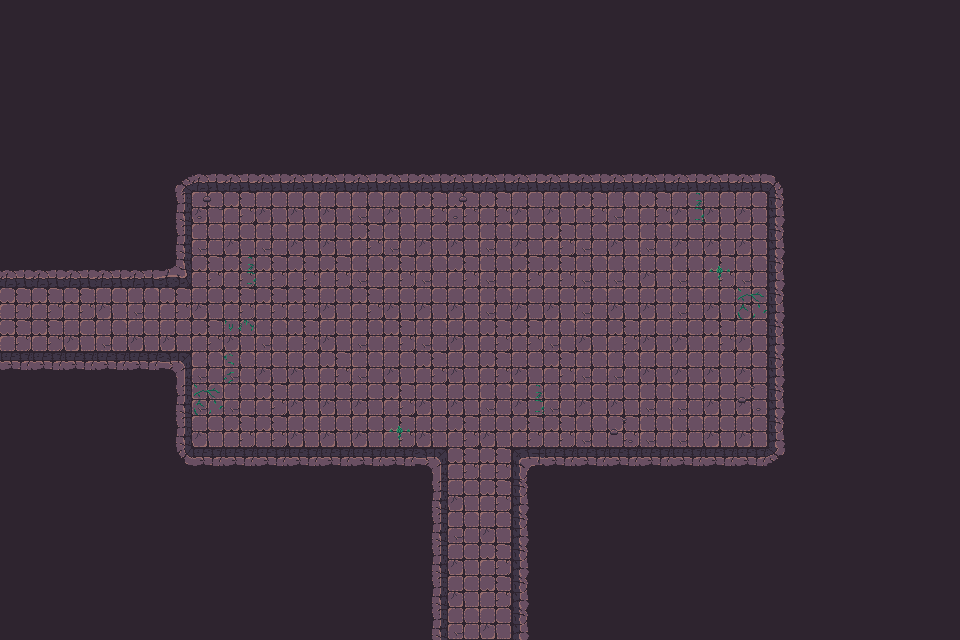

Tiled map render using the project's own tile images. Description and the whole map definition, tile-layer contents included, below:
An orthogonal 30x20 tile map with 32x32 px tiles, 3 tile layers (Walls, Decor, Items), 2 tilesets and 58 objects.

<map version="1.10" tiledversion="1.11.2" orientation="orthogonal" renderorder="right-down" width="30" height="20" tilewidth="32" tileheight="32" infinite="0" nextlayerid="3" nextobjectid="1">
    <tileset firstgid="1" name="Town Tileset" tilewidth="32" tileheight="32" tilecount="64" columns="8">
        <image source="../../../tiles/World H Tileset.png" trans="ff00ff" width="256" height="256" />
        <tile id="4">
            <objectgroup draworder="index" id="2">
                <object id="1" x="0" y="0" width="32" height="32" />
            </objectgroup>
        </tile>
        <tile id="5">
            <objectgroup draworder="index" id="2">
                <object id="1" x="0" y="0" width="32" height="32" />
            </objectgroup>
        </tile>
        <tile id="6">
            <objectgroup draworder="index" id="2">
                <object id="1" x="0" y="0" width="32" height="32" />
            </objectgroup>
        </tile>
        <tile id="7">
            <objectgroup draworder="index" id="2">
                <object id="1" x="0" y="0" width="32" height="32" />
            </objectgroup>
        </tile>
        <tile id="8">
            <objectgroup draworder="index" id="2">
                <object id="1" x="0" y="0" width="32" height="32" />
            </objectgroup>
        </tile>
        <tile id="10">
            <objectgroup draworder="index" id="2">
                <object id="1" x="0" y="32" width="32" height="0" />
            </objectgroup>
        </tile>
        <tile id="11">
            <objectgroup draworder="index" id="2">
                <object id="1" x="0" y="32" width="32" height="0" />
                <object id="2" x="32" y="0" width="0" height="32" />
            </objectgroup>
        </tile>
        <tile id="12">
            <objectgroup draworder="index" id="2">
                <object id="1" x="32" y="0" width="0" height="32" />
            </objectgroup>
        </tile>
        <tile id="13">
            <objectgroup draworder="index" id="2">
                <object id="1" x="0" y="32" width="32" height="0" />
                <object id="2" x="0" y="32" width="32" height="0" />
                <object id="3" x="0" y="0" width="0" height="32" />
            </objectgroup>
        </tile>
        <tile id="14">
            <objectgroup draworder="index" id="2">
                <object id="1" x="0" y="0" width="0" height="32" />
            </objectgroup>
        </tile>
        <tile id="16">
            <objectgroup draworder="index" id="2">
                <object id="1" x="0" y="0" width="32" height="32" />
            </objectgroup>
        </tile>
        <tile id="24">
            <objectgroup draworder="index" id="2">
                <object id="1" x="0" y="0" width="32" height="32" />
            </objectgroup>
        </tile>
    </tileset>
    <tileset firstgid="65" name="Dungeon Crawler Tileset" tilewidth="32" tileheight="32" tilecount="100" columns="10">
        <image source="../../../tiles/Dungeon_Tile.png" trans="" width="320" height="320" />
        <tile id="2">
            <objectgroup draworder="index" id="2">
                <object id="1" x="0" y="0" width="32" height="32" />
            </objectgroup>
        </tile>
        <tile id="3">
            <objectgroup draworder="index" id="2">
                <object id="1" x="0" y="0" width="32" height="32" />
            </objectgroup>
        </tile>
        <tile id="4">
            <objectgroup draworder="index" id="2">
                <object id="1" x="0" y="0" width="32" height="32" />
            </objectgroup>
        </tile>
        <tile id="5">
            <objectgroup draworder="index" id="2">
                <object id="1" x="0" y="0" width="32" height="32" />
            </objectgroup>
        </tile>
        <tile id="6">
            <objectgroup draworder="index" id="2">
                <object id="1" x="0" y="0" width="32" height="32" />
            </objectgroup>
        </tile>
        <tile id="8">
            <objectgroup draworder="index" id="2">
                <object id="1" x="0" y="0" width="32" height="32" />
            </objectgroup>
        </tile>
        <tile id="12">
            <objectgroup draworder="index" id="2">
                <object id="1" x="0" y="0" width="32" height="32" />
            </objectgroup>
        </tile>
        <tile id="13">
            <objectgroup draworder="index" id="2">
                <object id="1" x="0" y="0" width="32" height="32" />
            </objectgroup>
        </tile>
        <tile id="14">
            <objectgroup draworder="index" id="2">
                <object id="1" x="0" y="0" width="32" height="32" />
            </objectgroup>
        </tile>
        <tile id="15">
            <objectgroup draworder="index" id="2">
                <object id="1" x="0" y="0" width="32" height="32" />
            </objectgroup>
        </tile>
        <tile id="16">
            <objectgroup draworder="index" id="2">
                <object id="1" x="0" y="0" width="32" height="32" />
            </objectgroup>
        </tile>
        <tile id="18">
            <objectgroup draworder="index" id="2">
                <object id="1" x="0" y="0" width="32" height="32" />
            </objectgroup>
        </tile>
        <tile id="22">
            <objectgroup draworder="index" id="2">
                <object id="1" x="0" y="0" width="32" height="32" />
            </objectgroup>
        </tile>
        <tile id="23">
            <objectgroup draworder="index" id="2">
                <object id="1" x="0" y="0" width="32" height="32" />
            </objectgroup>
        </tile>
        <tile id="24">
            <objectgroup draworder="index" id="2">
                <object id="1" x="0" y="0" width="32" height="32" />
            </objectgroup>
        </tile>
        <tile id="25">
            <objectgroup draworder="index" id="2">
                <object id="1" x="0" y="0" width="32" height="32" />
            </objectgroup>
        </tile>
        <tile id="26">
            <objectgroup draworder="index" id="2">
                <object id="1" x="0" y="0" width="32" height="32" />
            </objectgroup>
        </tile>
        <tile id="28">
            <objectgroup draworder="index" id="2">
                <object id="1" x="0" y="0" width="32" height="32" />
            </objectgroup>
        </tile>
        <tile id="32">
            <objectgroup draworder="index" id="2">
                <object id="1" x="0" y="0" width="32" height="32" />
            </objectgroup>
        </tile>
        <tile id="33">
            <objectgroup draworder="index" id="2">
                <object id="1" x="0" y="0" width="32" height="32" />
            </objectgroup>
        </tile>
        <tile id="34">
            <objectgroup draworder="index" id="2">
                <object id="1" x="0" y="0" width="32" height="32" />
            </objectgroup>
        </tile>
        <tile id="35">
            <objectgroup draworder="index" id="2">
                <object id="1" x="0" y="0" width="32" height="32" />
            </objectgroup>
        </tile>
        <tile id="36">
            <objectgroup draworder="index" id="2">
                <object id="1" x="0" y="0" width="32" height="32" />
            </objectgroup>
        </tile>
        <tile id="38">
            <objectgroup draworder="index" id="2">
                <object id="1" x="0" y="0" width="32" height="32" />
            </objectgroup>
        </tile>
        <tile id="42">
            <objectgroup draworder="index" id="2">
                <object id="1" x="0" y="0" width="32" height="32" />
            </objectgroup>
        </tile>
        <tile id="43">
            <objectgroup draworder="index" id="2">
                <object id="1" x="0" y="0" width="32" height="32" />
            </objectgroup>
        </tile>
        <tile id="44">
            <objectgroup draworder="index" id="2">
                <object id="1" x="0" y="0" width="32" height="32" />
            </objectgroup>
        </tile>
        <tile id="45">
            <objectgroup draworder="index" id="2">
                <object id="1" x="0" y="0" width="32" height="32" />
            </objectgroup>
        </tile>
        <tile id="46">
            <objectgroup draworder="index" id="2">
                <object id="1" x="0" y="0" width="32" height="32" />
            </objectgroup>
        </tile>
        <tile id="48">
            <objectgroup draworder="index" id="2">
                <object id="1" x="0" y="0" width="32" height="32" />
            </objectgroup>
        </tile>
        <tile id="52">
            <objectgroup draworder="index" id="2">
                <object id="1" x="0" y="0" width="32" height="32" />
            </objectgroup>
        </tile>
        <tile id="53">
            <objectgroup draworder="index" id="2">
                <object id="1" x="0" y="0" width="32" height="32" />
            </objectgroup>
        </tile>
        <tile id="54">
            <objectgroup draworder="index" id="2">
                <object id="1" x="0" y="0" width="32" height="32" />
            </objectgroup>
        </tile>
        <tile id="55">
            <objectgroup draworder="index" id="2">
                <object id="1" x="0" y="0" width="32" height="32" />
            </objectgroup>
        </tile>
        <tile id="56">
            <objectgroup draworder="index" id="2">
                <object id="1" x="0" y="0" width="32" height="32" />
            </objectgroup>
        </tile>
        <tile id="58">
            <objectgroup draworder="index" id="2">
                <object id="1" x="0" y="0" width="32" height="32" />
            </objectgroup>
        </tile>
        <tile id="62">
            <objectgroup draworder="index" id="2">
                <object id="1" x="0" y="0" width="32" height="32" />
            </objectgroup>
        </tile>
        <tile id="63">
            <objectgroup draworder="index" id="2">
                <object id="1" x="0" y="0" width="32" height="32" />
            </objectgroup>
        </tile>
        <tile id="64">
            <objectgroup draworder="index" id="2">
                <object id="1" x="0" y="0" width="32" height="32" />
            </objectgroup>
        </tile>
        <tile id="65">
            <objectgroup draworder="index" id="2">
                <object id="1" x="0" y="0" width="32" height="32" />
            </objectgroup>
        </tile>
        <tile id="66">
            <objectgroup draworder="index" id="2">
                <object id="1" x="0" y="0" width="32" height="32" />
            </objectgroup>
        </tile>
        <tile id="68">
            <objectgroup draworder="index" id="2">
                <object id="1" x="0" y="0" width="32" height="32" />
            </objectgroup>
        </tile>
        <tile id="80">
            <objectgroup draworder="index" id="2">
                <object id="1" x="0" y="0" width="32" height="32" />
            </objectgroup>
        </tile>
    </tileset>
    <layer id="1" name="Walls" width="30" height="20">
        <data encoding="csv">
122,122,122,122,122,122,122,122,122,122,122,122,122,122,122,122,122,122,122,122,122,122,122,122,122,122,122,122,122,122,
122,122,122,122,122,122,122,122,122,122,122,122,122,122,122,122,122,122,122,122,122,122,122,122,122,122,122,122,122,122,
122,122,122,122,122,122,122,122,122,122,122,122,122,122,122,122,122,122,122,122,122,122,122,122,122,122,122,122,122,122,
122,122,122,122,122,122,122,122,122,122,122,122,122,122,122,122,122,122,122,122,122,122,122,122,122,122,122,122,122,122,
122,122,122,122,122,122,122,122,122,122,122,122,122,122,122,122,122,122,122,122,122,122,122,122,122,122,122,122,122,122,
122,122,122,122,122,67,68,68,68,68,68,68,68,68,68,68,68,68,68,68,68,68,68,68,69,122,122,122,122,122,
122,122,122,122,122,77,75,65,75,75,75,66,75,65,65,65,75,75,65,66,65,75,75,75,79,122,122,122,122,122,
122,122,122,122,122,77,66,75,66,75,75,65,66,75,75,66,75,65,66,75,66,75,75,75,79,122,122,122,122,122,
68,68,68,68,68,103,65,65,65,65,65,66,65,66,65,66,65,65,66,66,75,66,65,66,79,122,122,122,122,122,
65,65,65,75,66,65,75,65,65,65,75,65,75,75,75,66,75,75,66,75,75,66,75,75,79,122,122,122,122,122,
65,65,75,66,75,75,65,75,66,65,75,66,65,66,75,65,65,66,75,65,75,75,65,75,79,122,122,122,122,122,
88,88,88,88,88,73,66,66,75,75,65,66,75,65,75,65,75,65,66,66,75,75,75,75,79,122,122,122,122,122,
122,122,122,122,122,77,66,66,65,75,75,75,65,75,75,66,75,66,75,75,66,66,75,75,79,122,122,122,122,122,
122,122,122,122,122,77,75,65,65,75,75,75,65,75,65,75,65,65,66,65,66,66,75,75,79,122,122,122,122,122,
122,122,122,122,122,87,88,88,88,88,88,88,88,73,65,65,70,88,88,88,88,88,88,88,89,122,122,122,122,122,
122,122,122,122,122,122,122,122,122,122,122,122,122,77,75,65,79,122,122,122,122,122,122,122,122,122,122,122,122,122,
122,122,122,122,122,122,122,122,122,122,122,122,122,77,66,75,79,122,122,122,122,122,122,122,122,122,122,122,122,122,
122,122,122,122,122,122,122,122,122,122,122,122,122,77,75,65,79,122,122,122,122,122,122,122,122,122,122,122,122,122,
122,122,122,122,122,122,122,122,122,122,122,122,122,77,75,65,79,122,122,122,122,122,122,122,122,122,122,122,122,122,
122,122,122,122,122,122,122,122,122,122,122,122,122,77,66,75,79,122,122,122,122,122,122,122,122,122,122,122,122,122
        </data>
    </layer>
    <layer id="1" name="Decor" width="30" height="20">
        <data encoding="csv">
133,133,133,133,133,133,133,133,133,133,133,133,133,133,133,133,133,133,133,133,133,133,133,133,133,133,133,133,133,133,
133,133,133,133,133,133,133,133,133,133,133,133,133,133,133,133,133,133,133,133,133,133,133,133,133,133,133,133,133,133,
133,133,133,133,133,133,133,133,133,133,133,133,133,133,133,133,133,133,133,133,133,133,133,133,133,133,133,133,133,133,
133,133,133,133,133,133,133,133,133,133,133,133,133,133,133,133,133,133,133,133,133,133,133,133,133,133,133,133,133,133,
133,133,133,133,133,133,133,133,133,133,133,133,133,133,133,133,133,133,133,133,133,133,133,133,133,133,133,133,133,133,
133,133,133,133,133,133,133,133,133,133,133,133,133,133,133,133,133,133,133,133,133,133,133,133,133,133,133,133,133,133,
133,133,133,133,133,133,115,133,133,133,133,133,133,133,115,133,133,133,133,133,133,140,133,133,133,133,133,133,133,133,
133,133,133,133,133,133,133,133,133,133,133,133,133,133,133,133,133,133,133,133,133,133,133,133,133,133,133,133,133,133,
133,133,133,133,133,133,133,140,133,133,133,133,133,133,133,133,133,133,133,133,133,133,135,133,133,133,133,133,133,133,
133,133,133,133,133,133,133,133,133,133,133,133,133,133,133,133,133,133,133,136,133,133,133,126,133,133,133,133,133,133,
133,133,133,133,133,133,133,138,133,133,133,133,133,133,133,133,133,133,133,133,133,133,133,133,133,133,133,133,133,133,
133,133,133,133,133,133,133,139,133,133,133,133,133,133,133,133,133,133,133,133,133,133,133,133,133,133,133,133,133,133,
133,133,133,133,133,133,126,133,133,133,133,133,133,133,133,133,140,133,133,133,133,133,133,116,133,133,133,133,133,133,
133,133,133,133,133,133,133,133,133,133,133,133,135,133,133,133,133,133,133,116,133,133,133,133,133,133,133,133,133,133,
133,133,133,133,133,133,133,133,133,133,133,133,133,133,133,133,133,133,133,133,133,133,133,133,133,133,133,133,133,133,
133,133,133,133,133,133,133,133,133,133,133,133,133,133,133,133,133,133,133,133,133,133,133,133,133,133,133,133,133,133,
133,133,133,133,133,133,133,133,133,133,133,133,133,133,133,133,133,133,133,133,133,133,133,133,133,133,133,133,133,133,
133,133,133,133,133,133,133,133,133,133,133,133,133,133,133,133,133,133,133,133,133,133,133,133,133,133,133,133,133,133,
133,133,133,133,133,133,133,133,133,133,133,133,133,133,133,133,133,133,133,133,133,133,133,133,133,133,133,133,133,133,
133,133,133,133,133,133,133,133,133,133,133,133,133,133,133,133,133,133,133,133,133,133,133,133,133,133,133,133,133,133
        </data>
    </layer>
    <layer id="1" name="Items" width="30" height="20">
        <data encoding="csv">
133,133,133,133,133,133,133,133,133,133,133,133,133,133,133,133,133,133,133,133,133,133,133,133,133,133,133,133,133,133,
133,133,133,133,133,133,133,133,133,133,133,133,133,133,133,133,133,133,133,133,133,133,133,133,133,133,133,133,133,133,
133,133,133,133,133,133,133,133,133,133,133,133,133,133,133,133,133,133,133,133,133,133,133,133,133,133,133,133,133,133,
133,133,133,133,133,133,133,133,133,133,133,133,133,133,133,133,133,133,133,133,133,133,133,133,133,133,133,133,133,133,
133,133,133,133,133,133,133,133,133,133,133,133,133,133,133,133,133,133,133,133,133,133,133,133,133,133,133,133,133,133,
133,133,133,133,133,133,133,133,133,133,133,133,133,133,133,133,133,133,133,133,133,133,133,133,133,133,133,133,133,133,
133,133,133,133,133,133,133,133,133,133,133,133,133,133,133,133,133,133,133,133,133,133,133,133,133,133,133,133,133,133,
133,133,133,133,133,133,133,133,133,133,133,133,133,133,133,133,133,133,133,133,133,133,133,133,133,133,133,133,133,133,
133,133,133,133,133,133,133,133,133,133,133,133,133,133,133,133,133,133,133,133,133,133,133,133,133,133,133,133,133,133,
133,133,133,133,133,133,133,133,133,133,133,133,133,133,133,133,133,133,133,133,133,133,133,133,133,133,133,133,133,133,
133,133,133,133,133,133,133,133,133,133,133,133,133,133,133,133,133,133,133,133,133,133,133,133,133,133,133,133,133,133,
133,133,133,133,133,133,133,133,133,133,133,133,133,133,133,133,133,133,133,133,133,133,133,133,133,133,133,133,133,133,
133,133,133,133,133,133,133,133,133,133,133,133,133,133,133,133,133,133,133,133,133,133,133,133,133,133,133,133,133,133,
133,133,133,133,133,133,133,133,133,133,133,133,133,133,133,133,133,133,133,133,133,133,133,133,133,133,133,133,133,133,
133,133,133,133,133,133,133,133,133,133,133,133,133,133,133,133,133,133,133,133,133,133,133,133,133,133,133,133,133,133,
133,133,133,133,133,133,133,133,133,133,133,133,133,133,133,133,133,133,133,133,133,133,133,133,133,133,133,133,133,133,
133,133,133,133,133,133,133,133,133,133,133,133,133,133,133,133,133,133,133,133,133,133,133,133,133,133,133,133,133,133,
133,133,133,133,133,133,133,133,133,133,133,133,133,133,133,133,133,133,133,133,133,133,133,133,133,133,133,133,133,133,
133,133,133,133,133,133,133,133,133,133,133,133,133,133,133,133,133,133,133,133,133,133,133,133,133,133,133,133,133,133,
133,133,133,133,133,133,133,133,133,133,133,133,133,133,133,133,133,133,133,133,133,133,133,133,133,133,133,133,133,133
        </data>
    </layer>
</map>
